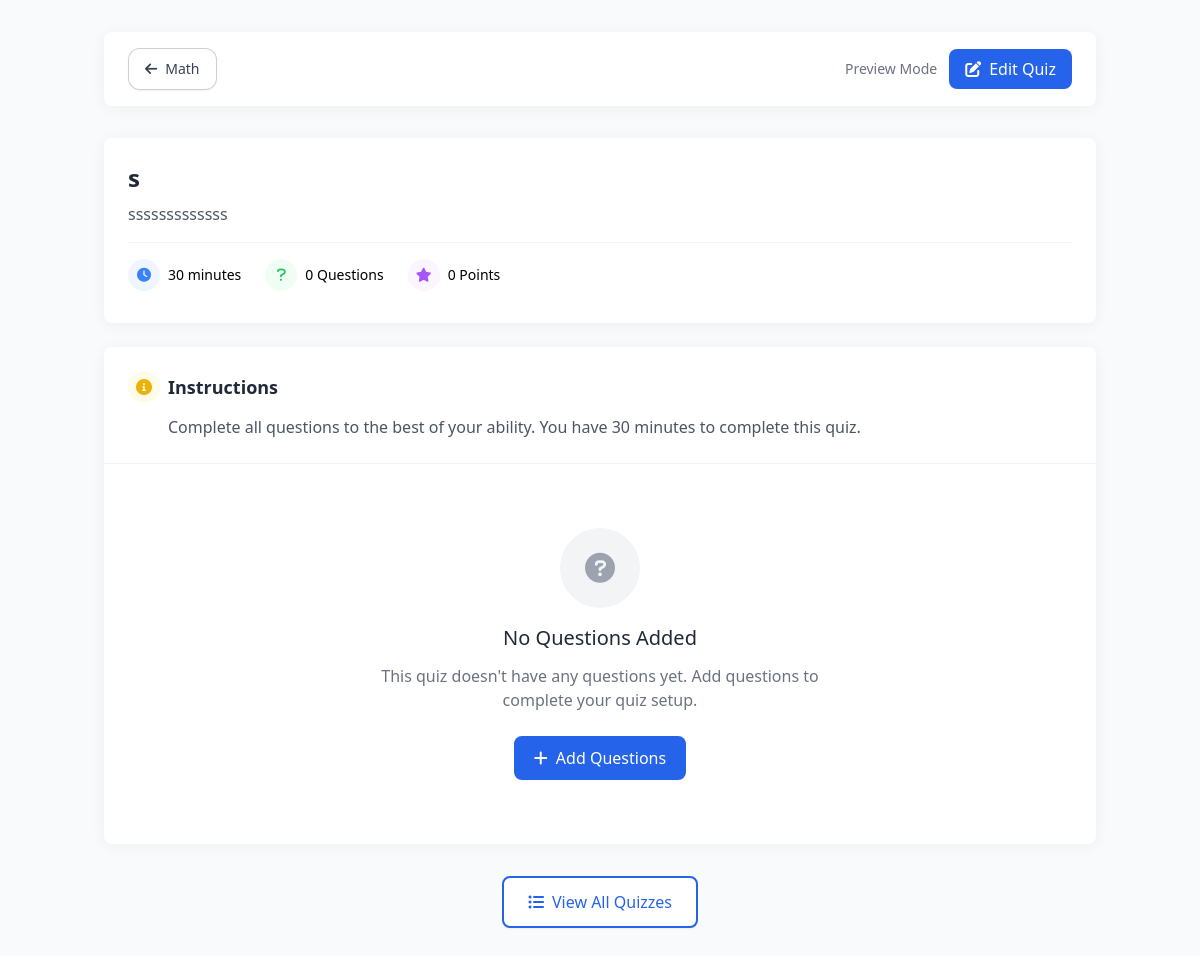
The page /Teacher/Contents/Quiz/previewQuiz.php?quiz_id=79 (signed in) on the database its author committed.
### tables this page shows
CREATE TABLE `quizzes_tb` (
  `quiz_id` int(11) NOT NULL,
  `class_id` int(11) NOT NULL,
  `th_id` varchar(255) NOT NULL,
  `quiz_title` varchar(255) NOT NULL,
  `quiz_description` text DEFAULT NULL,
  `quiz_topic` varchar(255) DEFAULT NULL,
  `time_limit` int(11) NOT NULL DEFAULT 30,
  `points_per_question` int(11) NOT NULL DEFAULT 1,
  `shuffle_questions` tinyint(1) NOT NULL DEFAULT 0,
  `show_results` tinyint(1) NOT NULL DEFAULT 1,
  `allow_retakes` tinyint(1) NOT NULL DEFAULT 0,
  `status` enum('draft','published','archived') NOT NULL DEFAULT 'draft',
  `created_at` timestamp NOT NULL DEFAULT current_timestamp(),
  `updated_at` timestamp NOT NULL DEFAULT current_timestamp() ON UPDATE current_timestamp(),
  `parent_quiz_id` int(11) DEFAULT NULL
);

CREATE TABLE `teacher_classes_tb` (
  `class_id` int(11) NOT NULL,
  `th_id` varchar(255) NOT NULL,
  `class_name` varchar(255) NOT NULL,
  `class_code` varchar(10) NOT NULL,
  `class_description` text DEFAULT NULL,
  `grade_level` varchar(20) NOT NULL,
  `strand` varchar(50) DEFAULT NULL,
  `status` enum('active','inactive','archived') NOT NULL DEFAULT 'active',
  `created_at` timestamp NOT NULL DEFAULT current_timestamp(),
  `updated_at` timestamp NOT NULL DEFAULT current_timestamp() ON UPDATE current_timestamp()
);

### Teacher/Contents/Quiz/previewQuizComponents/dataLoader.php (called while the page is built, shortened)
<?php
function loadQuizData($conn, $quiz_id, $teacher_id) {
    $quizSql = "SELECT q.*, c.class_name, c.class_id
               FROM quizzes_tb q
               JOIN teacher_classes_tb c ON q.class_id = c.class_id
               WHERE q.quiz_id = ? AND c.th_id = ?";
    $quizStmt = $conn->prepare($quizSql);
    $quizStmt->bind_param("is", $quiz_id, $teacher_id);
    $quizStmt->execute();
    $quizResult = $quizStmt->get_result();
    $quiz = $quizResult->fetch_assoc();
    $questionsSql = "SELECT qq.*,
                    (SELECT COUNT(*) FROM question_options_tb qo WHERE qo.question_id = qq.question_id) AS option_count
                    FROM quiz_questions_tb qq
                    WHERE qq.quiz_id = ?
                    ORDER BY qq.question_order";
    $questionsStmt = $conn->prepare($questionsSql);
    $questionsStmt->bind_param("i", $quiz_id);
    $questionsStmt->execute();
    $questionsResult = $questionsStmt->get_result();
    $questions = [];
    $totalPoints = 0;
    return [
        'quiz' => $quiz,
        'questions' => $questions,
        'totalPoints' => $totalPoints
    ];
}

### Teacher/Contents/Quiz/previewQuizComponents/quizHeader.php (the view)
<div class="bg-white rounded-lg shadow-soft p-6 mb-6">
    <h1 class="text-2xl font-bold text-gray-800 mb-2"><?php echo htmlspecialchars($quiz['quiz_title']); ?></h1>
    <p class="text-gray-600"><?php echo htmlspecialchars($quiz['quiz_description'] ?? ''); ?></p>
    <div class="flex flex-wrap items-center mt-4 pt-4 border-t border-gray-100 text-sm">
        <div class="flex items-center mr-6 mb-2">
            <div class="w-8 h-8 rounded-full bg-blue-50 flex items-center justify-center mr-2">
                <i class="fas fa-clock text-blue-500"></i>
            </div>
            <span>
                <span class="font-medium"><?php echo $quiz['time_limit'] ? $quiz['time_limit'].' minutes' : 'No time limit'; ?></span>
            </span>
        </div>
        <div class="flex items-center mr-6 mb-2">
            <div class="w-8 h-8 rounded-full bg-green-50 flex items-center justify-center mr-2">
                <i class="fas fa-question text-green-500"></i>
            </div>
            <span>
                <span class="font-medium"><?php echo count($questions); ?></span> Questions
            </span>
        </div>
        <div class="flex items-center mb-2">
            <div class="w-8 h-8 rounded-full bg-purple-50 flex items-center justify-center mr-2">
                <i class="fas fa-star text-purple-500"></i>
            </div>
            <span>
                <span class="font-medium"><?php echo $totalPoints; ?></span> Points
            </span>
        </div>
    </div>
</div>

### Teacher/Contents/Quiz/previewQuizComponents/navigation.php
<nav class="bg-white shadow-soft rounded-lg px-6 py-4 mb-8 flex items-center justify-between">
    <div class="flex items-center space-x-2">
        <a href="../Tabs/classDetails.php?class_id=<?php echo $quiz['class_id']; ?>"
           class="bg-white hover:bg-gray-50 text-gray-700 px-4 py-2.5 rounded-xl flex items-center text-sm font-medium transition-all duration-200 shadow-sm hover:shadow-md border border-gray-400/50">
            <i class="fas fa-arrow-left mr-2"></i>
            <span><?php echo htmlspecialchars($quiz['class_name']); ?></span>
        </a>
    </div>
    <div class="flex items-center space-x-3">
        <span class="text-sm text-gray-500">Preview Mode</span>
        <a href="editQuiz.php?quiz_id=<?php echo $quiz_id; ?>"
           class="inline-flex items-center px-4 py-2 bg-blue-600 text-white rounded-lg hover:bg-blue-700 transition-colors">
            <i class="fas fa-edit mr-2"></i>
            Edit Quiz
        </a>
    </div>
</nav>

### Teacher/Contents/Quiz/previewQuizComponents/instructions.php
<div class="border-b border-gray-100 p-6">
    <div class="flex items-center mb-3">
        <div class="w-8 h-8 rounded-full bg-yellow-50 flex items-center justify-center mr-2">
            <i class="fas fa-info-circle text-yellow-500"></i>
        </div>
        <h2 class="text-lg font-semibold text-gray-800">Instructions</h2>
    </div>
    <p class="text-gray-600 pl-10">
        <?php if (!empty($quiz['instructions'])): ?>
            <?php echo htmlspecialchars($quiz['instructions']); ?>
        <?php else: ?>
            Complete all questions to the best of your ability.
            <?php if ($quiz['time_limit']): ?>
                You have <?php echo $quiz['time_limit']; ?> minutes to complete this quiz.
            <?php endif; ?>
        <?php endif; ?>
    </p>
</div>

### Teacher/Contents/Quiz/previewQuizComponents/header.php (style rules this page uses)
.shadow-soft { box-shadow: 0 2px 15px rgba(0, 0, 0, 0.05); }

### rows shown on the page
quizzes_tb: class.class_name "Math", quiz_title "s", quiz_description "sssssssssssss", time_limit "30"

### other values the page prints
count($questions) "0"
$totalPoints "0"
